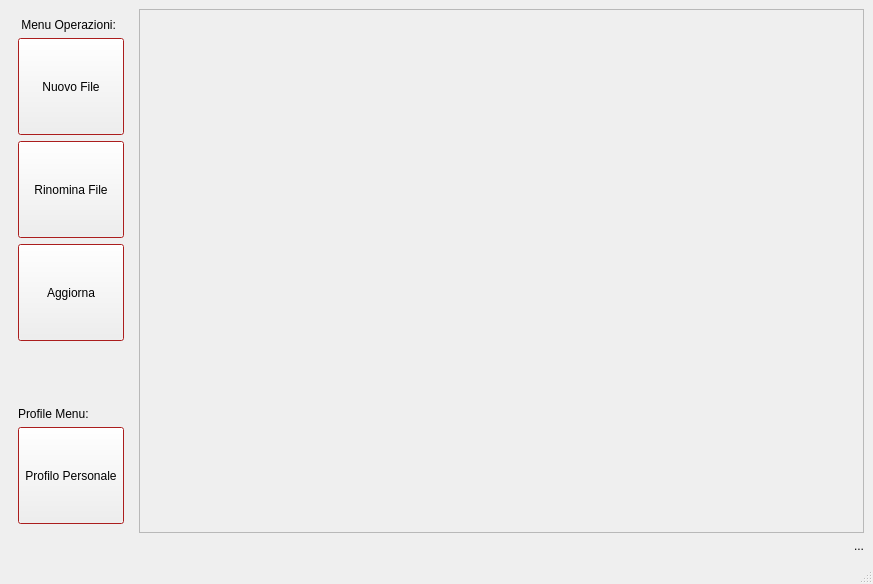
<?xml version="1.0" encoding="UTF-8"?>
<ui version="4.0">
 <class>ClientFilesystem</class>
 <widget class="QMainWindow" name="ClientFilesystem">
  <property name="geometry">
   <rect>
    <x>0</x>
    <y>0</y>
    <width>873</width>
    <height>584</height>
   </rect>
  </property>
  <property name="windowTitle">
   <string>ClientFilesystem</string>
  </property>
  <widget class="QWidget" name="centralwidget">
   <layout class="QVBoxLayout" name="verticalLayout_2">
    <item>
     <layout class="QHBoxLayout" name="horizontalLayout">
      <item>
       <widget class="QWidget" name="widget_2" native="true">
        <property name="sizePolicy">
         <sizepolicy hsizetype="Preferred" vsizetype="Preferred">
          <horstretch>0</horstretch>
          <verstretch>0</verstretch>
         </sizepolicy>
        </property>
        <property name="baseSize">
         <size>
          <width>0</width>
          <height>0</height>
         </size>
        </property>
        <property name="palette">
         <palette>
          <active>
           <colorrole role="Base">
            <brush brushstyle="SolidPattern">
             <color alpha="255">
              <red>255</red>
              <green>255</green>
              <blue>255</blue>
             </color>
            </brush>
           </colorrole>
           <colorrole role="Window">
            <brush brushstyle="SolidPattern">
             <color alpha="255">
              <red>239</red>
              <green>41</green>
              <blue>41</blue>
             </color>
            </brush>
           </colorrole>
          </active>
          <inactive>
           <colorrole role="Base">
            <brush brushstyle="SolidPattern">
             <color alpha="255">
              <red>255</red>
              <green>255</green>
              <blue>255</blue>
             </color>
            </brush>
           </colorrole>
           <colorrole role="Window">
            <brush brushstyle="SolidPattern">
             <color alpha="255">
              <red>239</red>
              <green>41</green>
              <blue>41</blue>
             </color>
            </brush>
           </colorrole>
          </inactive>
          <disabled>
           <colorrole role="Base">
            <brush brushstyle="SolidPattern">
             <color alpha="255">
              <red>239</red>
              <green>41</green>
              <blue>41</blue>
             </color>
            </brush>
           </colorrole>
           <colorrole role="Window">
            <brush brushstyle="SolidPattern">
             <color alpha="255">
              <red>239</red>
              <green>41</green>
              <blue>41</blue>
             </color>
            </brush>
           </colorrole>
          </disabled>
         </palette>
        </property>
        <layout class="QVBoxLayout" name="verticalLayout">
         <item>
          <widget class="QLabel" name="label_menu">
           <property name="sizePolicy">
            <sizepolicy hsizetype="Preferred" vsizetype="Maximum">
             <horstretch>0</horstretch>
             <verstretch>0</verstretch>
            </sizepolicy>
           </property>
           <property name="text">
            <string> Menu Operazioni: </string>
           </property>
          </widget>
         </item>
         <item>
          <widget class="QPushButton" name="pushButton_new_file">
           <property name="sizePolicy">
            <sizepolicy hsizetype="Preferred" vsizetype="Preferred">
             <horstretch>0</horstretch>
             <verstretch>0</verstretch>
            </sizepolicy>
           </property>
           <property name="text">
            <string>  Nuovo File  </string>
           </property>
          </widget>
         </item>
         <item>
          <widget class="QPushButton" name="pushButton_rename_file">
           <property name="sizePolicy">
            <sizepolicy hsizetype="Minimum" vsizetype="Preferred">
             <horstretch>0</horstretch>
             <verstretch>0</verstretch>
            </sizepolicy>
           </property>
           <property name="text">
            <string>Rinomina File</string>
           </property>
          </widget>
         </item>
         <item>
          <widget class="QPushButton" name="pushButton_aggiorna_vista">
           <property name="sizePolicy">
            <sizepolicy hsizetype="Minimum" vsizetype="Preferred">
             <horstretch>0</horstretch>
             <verstretch>0</verstretch>
            </sizepolicy>
           </property>
           <property name="text">
            <string>Aggiorna</string>
           </property>
          </widget>
         </item>
         <item>
          <spacer name="verticalSpacer">
           <property name="orientation">
            <enum>Qt::Vertical</enum>
           </property>
           <property name="sizeType">
            <enum>QSizePolicy::Preferred</enum>
           </property>
           <property name="sizeHint" stdset="0">
            <size>
             <width>20</width>
             <height>60</height>
            </size>
           </property>
          </spacer>
         </item>
         <item>
          <widget class="QLabel" name="label_profilo">
           <property name="sizePolicy">
            <sizepolicy hsizetype="Preferred" vsizetype="Maximum">
             <horstretch>0</horstretch>
             <verstretch>0</verstretch>
            </sizepolicy>
           </property>
           <property name="text">
            <string>Profile Menu:</string>
           </property>
          </widget>
         </item>
         <item>
          <widget class="QToolButton" name="toolButton_profile_page">
           <property name="sizePolicy">
            <sizepolicy hsizetype="Preferred" vsizetype="Preferred">
             <horstretch>0</horstretch>
             <verstretch>0</verstretch>
            </sizepolicy>
           </property>
           <property name="text">
            <string>Profilo Personale</string>
           </property>
          </widget>
         </item>
        </layout>
       </widget>
      </item>
      <item>
       <widget class="QScrollArea" name="scrollArea">
        <property name="sizePolicy">
         <sizepolicy hsizetype="Expanding" vsizetype="Expanding">
          <horstretch>0</horstretch>
          <verstretch>0</verstretch>
         </sizepolicy>
        </property>
        <property name="lineWidth">
         <number>1</number>
        </property>
        <property name="widgetResizable">
         <bool>true</bool>
        </property>
        <widget class="QWidget" name="scrollAreaWidgetContents">
         <property name="geometry">
          <rect>
           <x>0</x>
           <y>0</y>
           <width>696</width>
           <height>495</height>
          </rect>
         </property>
         <layout class="QGridLayout" name="gridLayout_3">
          <property name="topMargin">
           <number>9</number>
          </property>
          <item row="0" column="2">
           <widget class="QWidget" name="widget" native="true">
            <layout class="QGridLayout" name="gridLayout_2">
             <property name="topMargin">
              <number>9</number>
             </property>
             <item row="0" column="0">
              <layout class="QGridLayout" name="gridLayout" columnstretch="0">
               <property name="sizeConstraint">
                <enum>QLayout::SetDefaultConstraint</enum>
               </property>
               <property name="leftMargin">
                <number>0</number>
               </property>
               <property name="spacing">
                <number>0</number>
               </property>
              </layout>
             </item>
            </layout>
           </widget>
          </item>
         </layout>
        </widget>
       </widget>
      </item>
     </layout>
    </item>
    <item>
     <widget class="QLabel" name="InfoFile_label">
      <property name="sizePolicy">
       <sizepolicy hsizetype="Minimum" vsizetype="Minimum">
        <horstretch>0</horstretch>
        <verstretch>0</verstretch>
       </sizepolicy>
      </property>
      <property name="text">
       <string>...</string>
      </property>
      <property name="alignment">
       <set>Qt::AlignRight|Qt::AlignTrailing|Qt::AlignVCenter</set>
      </property>
     </widget>
    </item>
   </layout>
  </widget>
  <widget class="QMenuBar" name="menubar">
   <property name="geometry">
    <rect>
     <x>0</x>
     <y>0</y>
     <width>873</width>
     <height>22</height>
    </rect>
   </property>
  </widget>
  <widget class="QStatusBar" name="statusbar"/>
 </widget>
 <resources/>
 <connections/>
</ui>
